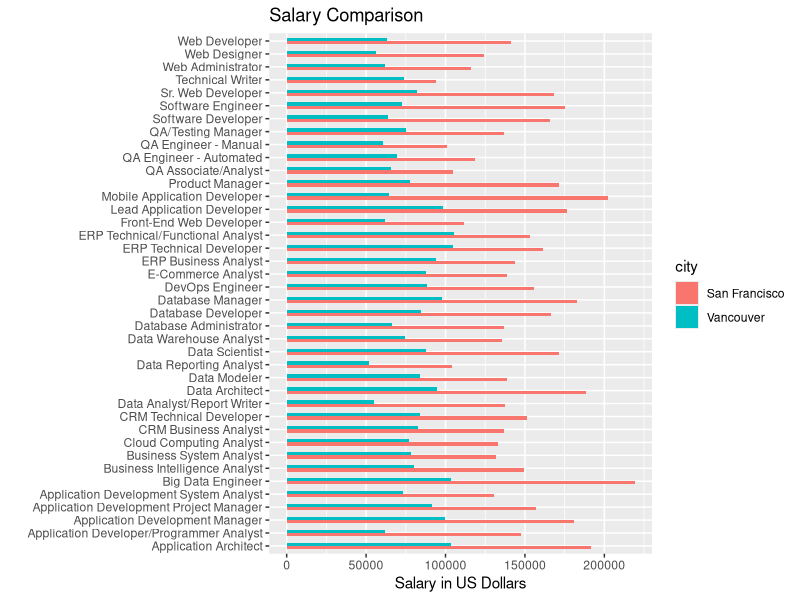
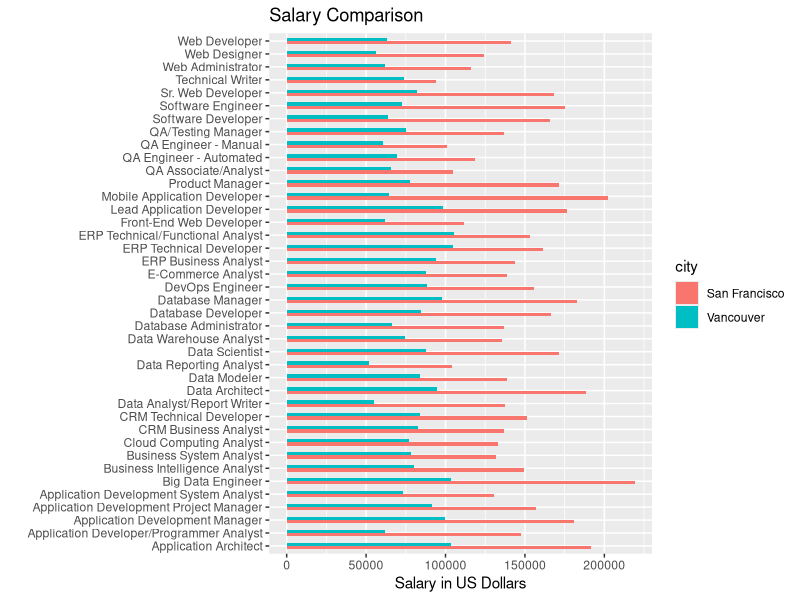

These figures' R source, in order:
library(dplyr)
library(ggplot2)
library(tidyr)

exchange_rate = 0.77
sf_adjustment = 41/100
yvr_adjustment = 5.6/100

job <- c("Application Development Manager","Application Development Project Manager","Application Development System Analyst","Application Architect","Business System Analyst","Cloud Computing Analyst","CRM Business Analyst","CRM Technical Developer","Application Developer/Programmer Analyst","ERP Business Analyst","ERP Technical/Functional Analyst","ERP Technical Developer","Lead Application Developer", "Mobile Application Developer", "Technical Writer", # Application Development
         "Big Data Engineer","Database Manager","Database Developer","Database Administrator","Data Analyst/Report Writer","Data Architect","Data Modeler","Data Scientist","Data Warehouse Analyst","Business Intelligence Analyst","Data Reporting Analyst", #Data/Database Administration
         "QA Engineer - Manual","QA Engineer - Automated","QA/Testing Manager","QA Associate/Analyst", # QA and Testing
         "Sr. Web Developer","Web Developer","Front-End Web Developer","Web Administrator","Web Designer","E-Commerce Analyst","DevOps Engineer", # Web Development
         "Product Manager","Software Engineer","Software Developer") # Software Development

job <- append(job, job)

country <- append(rep("Canada",40), rep("US",40) )
ca_salary<- c(122500,112250,89750,127000,96250,95000,101750,103250,76000,115750,129750,128750,121000,79000,90750, # Application Development
              127500,120000,104000,81750,67750,116750,103000,108250,91750,98750,63750, # Data/Database Administration
              74250,85750,92500,80500, # QA and Testing
              101000,77500,76000,76250,69500,108000,108750, # Web Development
              95500,89000,78750) # Software Development

us_salary<- c(128500,111500,92750,135750,93250,94500,97000,107250,104500,102000,108750,114500,125000,143500,66500, # Application Development
              155500,129500,118000,97250,97500,133500,98500,121500,96250,106000,74000, # Data/Database Administration
              71500,84000,97250,74250, # QA and Testing
              119500,100250,79250,82250,88250,98500,110500, # Web Development
              121750,124500,117500) # Software Development

salary <- append(ca_salary, us_salary)

df <- data_frame(job, country, salary)
df <- df %>% 
  spread(country, salary) %>% 
  mutate(Canada = Canada * exchange_rate) %>% # Convert from Cdn to USD
  mutate(Vancouver = Canada * (1 + yvr_adjustment), `San Francisco` = US * (1+sf_adjustment) ) %>% # Adjustment based on cities 
  select(-Canada, -US) %>%
  gather(Vancouver, `San Francisco`, key=city, value=salary)

salary_plot <- df  %>%
  ggplot(aes(x=job, y=salary, fill=city)) + 
  geom_bar(stat="identity", width=0.5  ,position=position_dodge()) +
  xlab("") +
  ylab("Salary in US Dollars") +
  labs(title="Salary Comparison") +
  coord_flip() 

salary_plot

ggsave(filename="salaries.png", plot = salary_plot)



